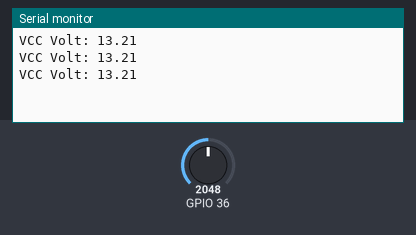
The sketch below on a simulated ESP32. Shown: the last lines printed to the serial monitor. The test bench sets the inputs (shaded band); at power-on: GPIO 36 = 2048.

Above: at 1.3 s.
1.4 s: GPIO 36 set to 2866
At 1.9 s:
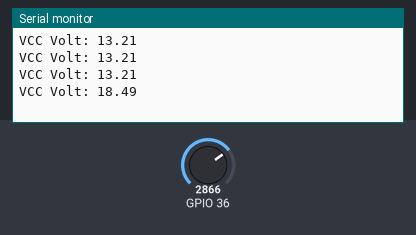
2.9 s: GPIO 36 set to 3603
At 3.4 s:
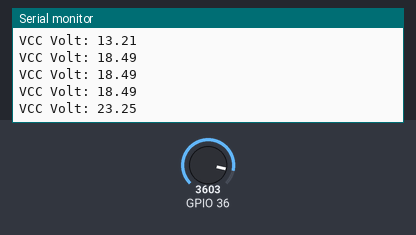
Timing chart, 0 to 5.9 s (numbered marks = the images above; inputs shaded):
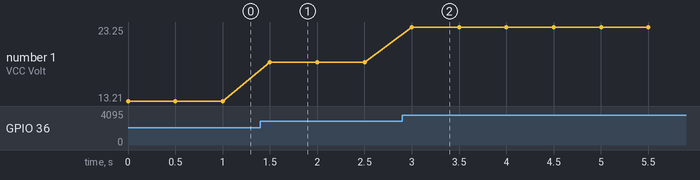

The sketch:

votage.ino
```cpp
void setup() {

  analogReference(A0);


  Serial.begin(9600);

}


void loop() {

  float volt = analogRead(A0) * 1.1 / 1023;

  volt *= 6;

  Serial.println("VCC Volt: " + String(volt));

  delay(500);

}
```

Measured:
- after the input at 1.4 s, the serial monitor: prints a new line after 0.10 s (image 1)
- after the input at 2.9 s, the serial monitor: prints a new line after 0.10 s (image 2)
- plotted number 1: 13.21 → 18.49 after the input at 1.4 s, 18.49 → 23.25 after the input at 2.9 s
